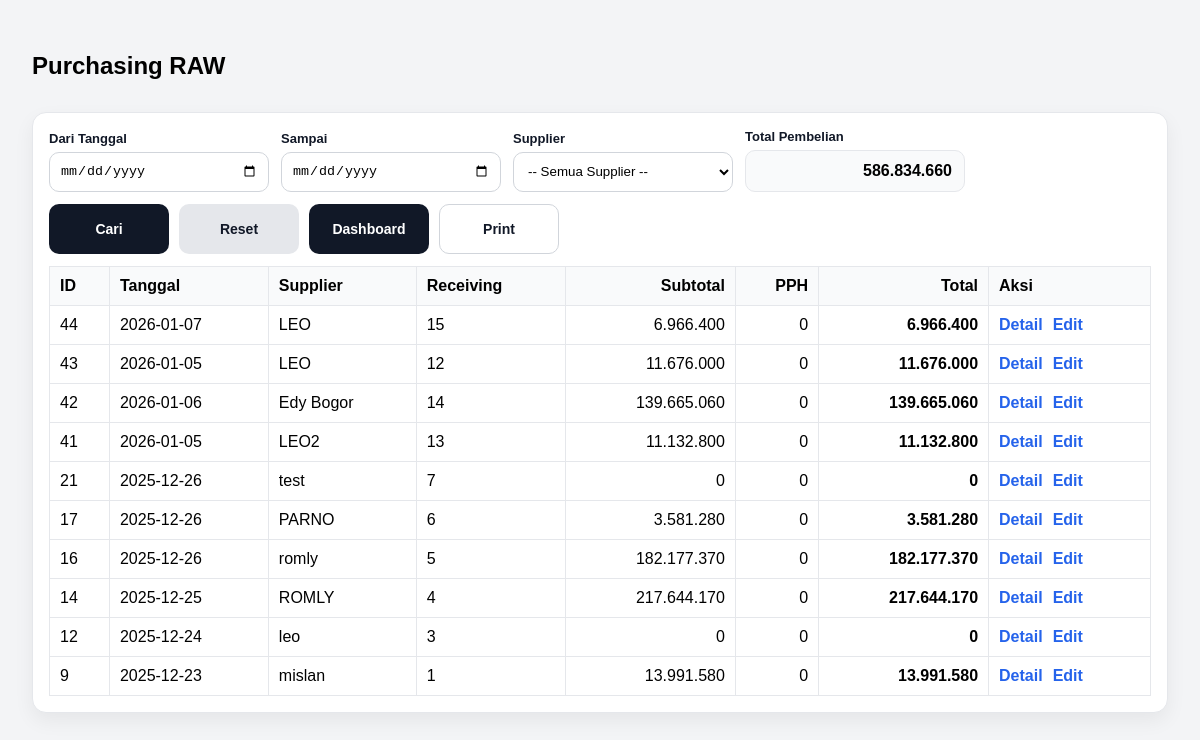
The page /invoice/list (signed in) on the database as committed earlier.
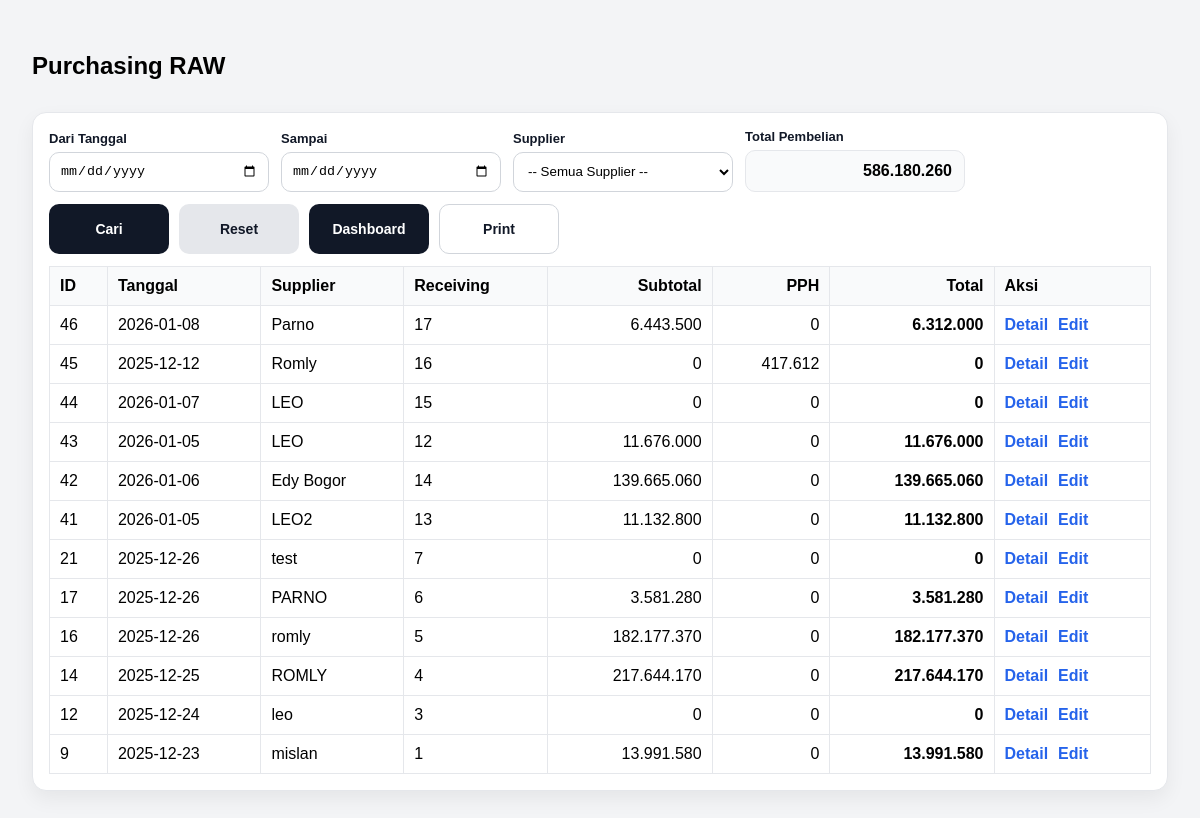
The same page on the database as committed later.
### tables this page shows
CREATE TABLE invoice_header
                (
                    id
                    INTEGER
                    PRIMARY
                    KEY
                    AUTOINCREMENT,
                    receiving_id
                    INTEGER
                    NOT
                    NULL,
                    tanggal
                    TEXT
                    NOT
                    NULL,
                    supplier
                    TEXT
                    NOT
                    NULL,
                    price_points_json
                    TEXT, -- simpan patokan 40/50/60/70 dalam JSON
                    pph_rate
                    REAL
                    DEFAULT
                    0.0025,
                    subtotal
                    REAL
                    DEFAULT
                    0,
                    pph
                    REAL
                    DEFAULT
                    0,
                    total
                    REAL
                    DEFAULT
                    0,
                    created_at
                    TEXT
                    DEFAULT (
                    datetime
                (
                    'now',
                    'localtime'
                )), status TEXT DEFAULT 'ACTIVE', due_date TEXT, payment_type TEXT DEFAULT 'TRANSFER', cash_deduct_per_kg REAL DEFAULT 0, reject_kg REAL DEFAULT 0, reject_price REAL DEFAULT 0, cash_deduct_total REAL DEFAULT 0, reject_total REAL DEFAULT 0, tempo_hari INTEGER DEFAULT 0, total_kg REAL DEFAULT 0, pph_amount REAL DEFAULT 0,
                    FOREIGN KEY
                (
                    receiving_id
                ) REFERENCES receiving_header
                (
                    id
                )
                    );

### app.py (the view)
@app.route("/invoice/list")
def invoice_list():
    if not require_login():
        return redirect(url_for("login"))
    start = (request.args.get("start") or "").strip()
    end = (request.args.get("end") or "").strip()
    supplier_q = (request.args.get("supplier") or "").strip()
    conn = get_conn()
    where = ["status!='VOID'"]
    params = []
    if start and end:
        where.append("tanggal BETWEEN ? AND ?")
        params.extend([start, end])
    elif start:
        where.append("tanggal >= ?")
        params.append(start)
    elif end:
        where.append("tanggal <= ?")
        params.append(end)
    if supplier_q:
        where.append("LOWER(TRIM(supplier)) = ?")
        params.append(supplier_q.lower())
    where_sql = "WHERE " + " AND ".join(where)
    print("INVOICE LIST SQL:", where_sql, "PARAMS:", params)
    rows = conn.execute(f"""
        SELECT id, receiving_id, tanggal, supplier, subtotal, pph, total, status, created_at
        FROM invoice_header
        {where_sql}
        ORDER BY id DESC
        LIMIT 200
    """, params).fetchall()
    total_beli_row = conn.execute(f"""
        SELECT COALESCE(SUM(COALESCE(total,0)),0) AS total_beli
        FROM invoice_header
        {where_sql}
    """, params).fetchone()
    total_beli = float(total_beli_row["total_beli"] or 0)
    conn.close()
    return render_template(
        "invoice_list.html",
        rows=[dict(r) for r in rows],
        start=start,
        end=end,
        supplier=supplier_q,
        total_beli=total_beli
    )

### app.py (called while the page is built)
def require_login() -> bool:
    return bool(session.get("user"))

### db.py (called while the page is built)
def get_conn():
    conn = sqlite3.connect(
        DB_NAME,
        timeout=10,              # tunggu 10 detik sebelum error
        isolation_level=None     # autocommit mode (lebih aman utk web)
    )
    conn.row_factory = sqlite3.Row
    conn.execute("PRAGMA foreign_keys = ON;")
    conn.execute("PRAGMA journal_mode = WAL;")  # penting!
    return conn

### templates/invoice_list.html (shortened to what this page needs)
<!doctype html>
<html lang="id">
<head>
</head>
<body>
  <div class="top">
    <h2>Purchasing RAW</h2>
  </div>
  <div class="card">
    <form method="get" action="/invoice/list" class="filter-row">
  <div class="filter-item">
    <label>Dari Tanggal</label>
    <input type="date" name="start" value="{{ start or '' }}">
  </div>
  <div class="filter-item">
    <label>Sampai</label>
    <input type="date" name="end" value="{{ end or '' }}">
  </div>
  <div class="filter-item">
    <label>Supplier</label>
    <select id="supplier" name="supplier"></select>
  </div>
  <div class="filter-item summary-inline">
    <label>Total Pembelian</label>
    <div class="summary-pill">
      {{ "{:,.0f}".format(total_beli or 0).replace(",", ".") }}
    </div>
  </div>
  <div class="filter-actions">
    <a class="btn btn-secondary" type="submit">Cari</a>
    <a class="btn btn-ghost" href="/invoice/list">Reset</a>
    <a class="btn btn-secondary" href="/dashboard">Dashboard</a>
    <a class="btn btn-outline"
   href="/invoice/list/print?start={{ start or '' }}&end={{ end or '' }}&supplier={{ supplier or '' }}">
      Print
      </a>
  </div>
</form>
    <table>
      <thead>
        <tr>
          <th>ID</th>
          <th>Tanggal</th>
          <th>Supplier</th>
          <th>Receiving</th>
          <th class="right">Subtotal</th>
          <th class="right">PPH</th>
          <th class="right">Total</th>
          <th>Aksi</th>
        </tr>
      </thead>
      <tbody>
        {% for r in rows %}
        <tr>
          <td>{{ r.id }}</td>
          <td>{{ r.tanggal }}</td>
          <td>{{ r.supplier }}</td>
          <td>{{ r.receiving_id }}</td>
          <td class="right">{{ "{:,.0f}".format(r.subtotal or 0).replace(",", ".") }}</td>
          <td class="right">{{ "{:,.0f}".format(r.pph or 0).replace(",", ".") }}</td>
          <td class="right"><b>{{ "{:,.0f}".format(r.total or 0).replace(",", ".") }}</b></td>
          <td>
            <div class="aksi">
              <a href="/invoice/{{ r.id }}">Detail</a>
              <a href="/invoice/edit/{{ r.id }}">Edit</a>
            </div>
          </td>
        </tr>
        {% endfor %}
      </tbody>
    </table>
  </div>
</body>
</html>

Rows that differ between the two databases and show on the page:
added invoice_header: id "46", tanggal "2026-01-08", supplier "Parno", receiving_id "17", subtotal "6.443.500", pph "0", total "6.312.000"
added invoice_header: id "45", tanggal "2025-12-12", supplier "Romly", receiving_id "16", subtotal "0", pph "417.612", total "0"
changed invoice_header id 44: subtotal "6.966.400" → "0"; total "6.966.400" → "0"
Other text that changed with them:
{{ "{:,.0f}".format(total_beli or 0).replace(",", ".") }}: "586.834.660" → "586.180.260"
